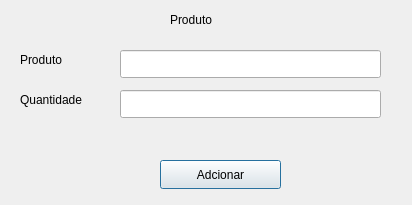
<?xml version="1.0" encoding="UTF-8"?>
<ui version="4.0">
 <class>produto</class>
 <widget class="QDialog" name="produto">
  <property name="geometry">
   <rect>
    <x>0</x>
    <y>0</y>
    <width>412</width>
    <height>205</height>
   </rect>
  </property>
  <property name="windowTitle">
   <string>Dialog</string>
  </property>
  <widget class="QPushButton" name="pushButton">
   <property name="geometry">
    <rect>
     <x>160</x>
     <y>160</y>
     <width>121</width>
     <height>29</height>
    </rect>
   </property>
   <property name="text">
    <string>Adcionar</string>
   </property>
  </widget>
  <widget class="QLabel" name="label">
   <property name="geometry">
    <rect>
     <x>20</x>
     <y>50</y>
     <width>81</width>
     <height>20</height>
    </rect>
   </property>
   <property name="text">
    <string>Produto </string>
   </property>
  </widget>
  <widget class="QLabel" name="label_2">
   <property name="geometry">
    <rect>
     <x>20</x>
     <y>90</y>
     <width>81</width>
     <height>20</height>
    </rect>
   </property>
   <property name="text">
    <string>Quantidade</string>
   </property>
  </widget>
  <widget class="QLineEdit" name="lineEdit">
   <property name="geometry">
    <rect>
     <x>120</x>
     <y>50</y>
     <width>261</width>
     <height>28</height>
    </rect>
   </property>
  </widget>
  <widget class="QLineEdit" name="lineEdit_2">
   <property name="geometry">
    <rect>
     <x>120</x>
     <y>90</y>
     <width>261</width>
     <height>28</height>
    </rect>
   </property>
  </widget>
  <widget class="QLabel" name="label_3">
   <property name="geometry">
    <rect>
     <x>170</x>
     <y>10</y>
     <width>63</width>
     <height>20</height>
    </rect>
   </property>
   <property name="text">
    <string>Produto</string>
   </property>
  </widget>
 </widget>
 <resources/>
 <connections/>
</ui>
